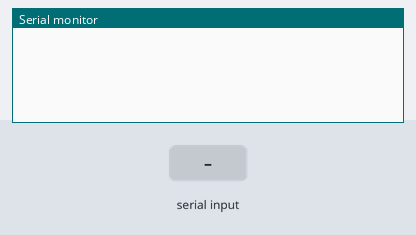
Simulated run of this sketch. Board: Arduino Uno, built with avr-gcc and run on an emulated ATmega328P. On the bench: the last lines printed to the serial monitor. Inputs (shaded band) come from the test bench.

Above: at 1.2 s.
1.3 s: "a" received over Serial
At 3.1 s:
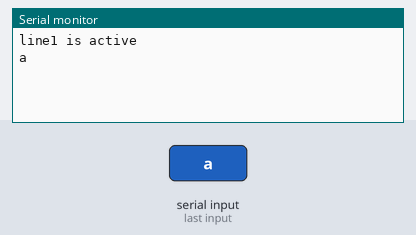
3.4 s: "c" received over Serial
At 4.9 s:
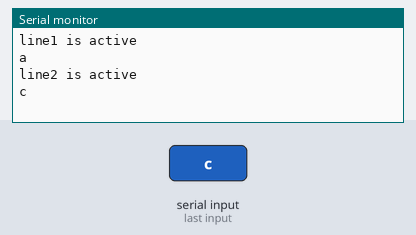
5.5 s: "e" received over Serial
At 7.2 s:
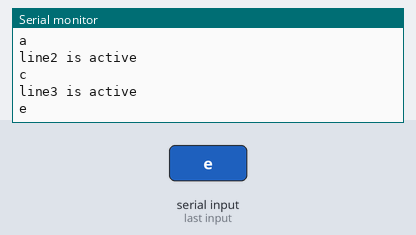
7.6 s: "1" received over Serial
At 9.0 s:
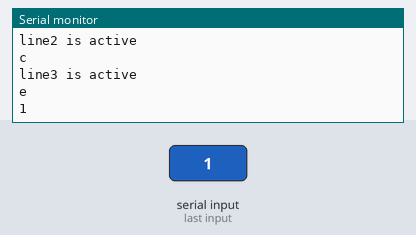

The sketch:

Final_Slave.ino
```cpp
/*This is bluetooth receiver on top of AGV uses Arduino UNO
 * this receives the bluetooth data from Cental_Master
 * It Translates bluetooth data to IR signal and transmits to AGV
 * Arduino IRremote library is used to transmit IR data
 * NEC protocal is used here as AGV can able to receive NEC protocal data

*/


//include IRremote library for IR communication
#include <IRremote.h>
#include <IRremoteInt.h>
IRsend irsend;
//defining Line staus LEDs for indicating which line the AGV follows
int line1_status=8;
int line2_status=9;
int line3_status=10;

void setup() {
Serial.begin(9600);// Default communication rate of the Bluetooth module
//declaring Line status LEDs as output
pinMode(line1_status, OUTPUT);
pinMode(line2_status,OUTPUT);
pinMode(line3_status,OUTPUT);
}

void loop() {

  //checking for serial data availability
if(Serial.available()>0)
   {
      char data= Serial.read(); // reading the data from the bluetooth module
      switch(data)
      {
        //when character 'a' recevied then it translates the character into IR packet based on NEC protocol
        case 'a':
               digitalWrite(line1_status, HIGH);
               Serial.println("line1 is active");
               delay(50);
               irsend.sendNEC(0x00fd20df, 32);// sends IR packet '0x00fd20df'
               delay(500);
               digitalWrite(line1_status,LOW);
               break;
      //when character 'a' recevied then it translates the character into IR packet based on NEC protocol
       case 'c':
               digitalWrite(line2_status, HIGH);
               Serial.println("line2 is active");
               delay(50);
               irsend.sendNEC(0x00fda05f, 32);//sends IR packet '0x00fda05f'
               delay(500);
               digitalWrite(line2_status,LOW);
               break;
       //when character 'a' recevied then it translates the character into IR packet based on NEC protocol
       case 'e':
               digitalWrite(line3_status, HIGH);
               Serial.println("line3 is active");
               delay(50);
               irsend.sendNEC(0x00fd609f, 32);//sends IR packet '0x00fd609f'
               delay(500);
               digitalWrite(line3_status,LOW);
               break;
       default :
               //
                break;
      }
      Serial.println(data);
   }
   delay(50);
}
```

Measured:
- after the input at 1.3 s, the serial monitor: prints a new line after 0.05 s (image 1)
- after the input at 3.4 s, the serial monitor: prints a new line at once (image 2)
- after the input at 5.5 s, the serial monitor: prints a new line at once (image 3)
- after the input at 7.6 s, the serial monitor: prints a new line at once (image 4)
